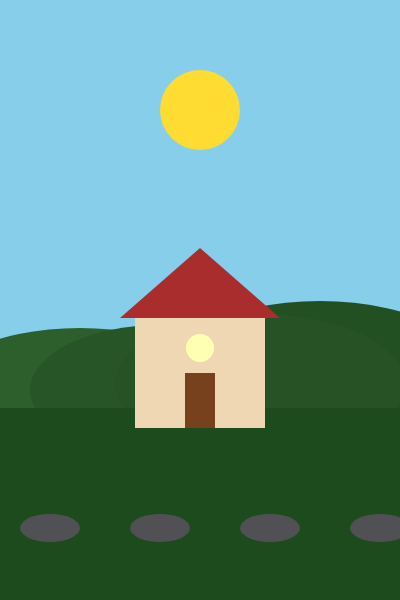
Frame 1 (no input)
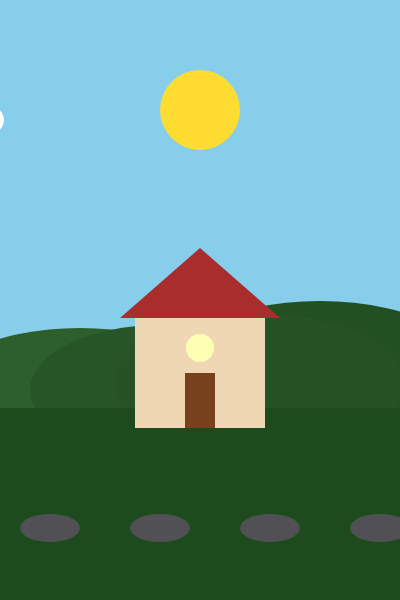
Frame 60 (no input)
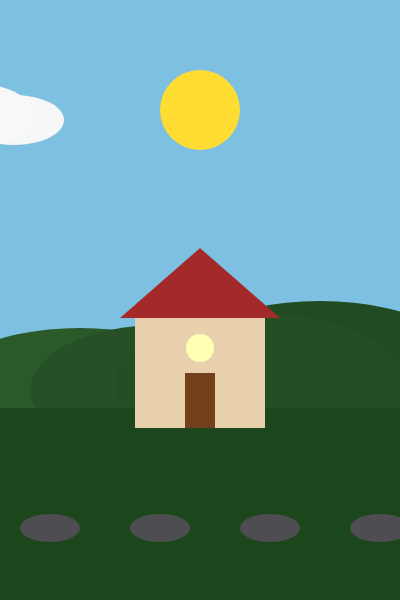
Frame 120 (the mouse pressed at the canvas centre since frame 60)

The p5.js sketch that drew these frames (run headless with seeded random() and noise() and a simulated clock; from frame 60 on, the mouse is pressed at the canvas centre):

// p5.js sketch
// ── sketch.js
let xMax = 400;
let yMax = 600;
let xCasa = xMax / 2;
let yCasa = yMax * 0.58;
let xNuvole = -150; 

function setup() {
    createCanvas(xMax, yMax);
}

function draw() { // scurimento
    let distanzaDalCentro = xNuvole - 200;
    if (distanzaDalCentro < 0) {
        distanzaDalCentro = -distanzaDalCentro; 
    }

    let scurimento = 0;
    if (distanzaDalCentro < 250) {
        scurimento = 130 * (1 - distanzaDalCentro / 250);
    }
    
    background(135 - scurimento, 206 - scurimento * 1.4, 235 - scurimento); // cielo

    // sole
    push();
    noStroke();
    let opacitaSole = 255;
    if (distanzaDalCentro < 200) {
        opacitaSole = 255 - (230 * (1 - distanzaDalCentro / 200));
    }
    fill(255, 220, 50, opacitaSole);
    circle(200, 110, 80);
    pop();

    // colline
    push();
    noStroke();
    fill(45 - scurimento * 0.3, 95 - scurimento * 0.5, 45 - scurimento * 0.3);   
    ellipse(80, yMax * 0.68, 320, 160);   // collina sinistra
    
    fill(35 - scurimento * 0.2, 80 - scurimento * 0.4, 35 - scurimento * 0.2);   
    ellipse(320, yMax * 0.66, 350, 190); // collina destra
  
    fill(40 - scurimento * 0.25, 85 - scurimento * 0.45, 40 - scurimento * 0.25);   
    ellipse(160, yMax * 0.65, 260, 130); 
    
    fill(38 - scurimento * 0.22, 82 - scurimento * 0.42, 38 - scurimento * 0.22);   
    ellipse(260, yMax * 0.64, 290, 140);
    pop();

    // prato
    push();
    noStroke();
    fill(30 - scurimento * 0.2, 75 - scurimento * 0.4, 30 - scurimento * 0.2);
    rect(0, yMax * 0.68, xMax, yMax * 0.32);
    pop();

   // sassi
    push();
    noStroke();
    fill(80 - scurimento * 0.3, 80 - scurimento * 0.3, 85 - scurimento * 0.3);
    for (let xSasso = 50; xSasso < xMax; xSasso += 110) {
        ellipse(xSasso, yMax * 0.88, 60, 28);
    }
    pop();

    // casa
    push();
    noStroke();
    fill(240 - scurimento * 0.7, 215 - scurimento * 0.7, 180 - scurimento * 0.7);
    rectMode(CENTER);
    rect(xCasa, yCasa + 25, 130, 110);
    pop();

    // tetto
    push();
    noStroke();
    fill(170 - scurimento * 0.6, 45 - scurimento * 0.3, 45 - scurimento * 0.3);
    triangle(xCasa - 80, yCasa - 30, xCasa, yCasa - 100, xCasa + 80, yCasa - 30);
    pop();

    // porta
    push();
    noStroke();
    fill(120 - scurimento * 0.5, 65 - scurimento * 0.3, 30 - scurimento * 0.2);
    rectMode(CENTER);
    rect(xCasa, yCasa + 52.5, 30, 55);
    pop();

    // finestra
    push();
    noStroke();
    fill(255, 255, 180); // Colore fisso
    circle(xCasa, yCasa, 28);
    pop();

    // movimento nuvola
    push();
    noStroke();
    fill(255, 255, 255, 225);

    let n1 = xNuvole;
    let n2 = xNuvole + 190;

// nuvola
    let coloreNuvola = 255 - scurimento * 0.6;
    fill(coloreNuvola, 250);
    ellipse(n1, 115, 130, 65);       // centro della nuvola
    ellipse(n1 - 45, 125, 90, 45);   // lato sinistro
    ellipse(n1 + 45, 120, 100, 50);  // lato destro
    // tutto in loop
    xNuvole = xNuvole + 1;
    if (xNuvole > xMax + 200) {
        xNuvole = -200; 
    }
}
